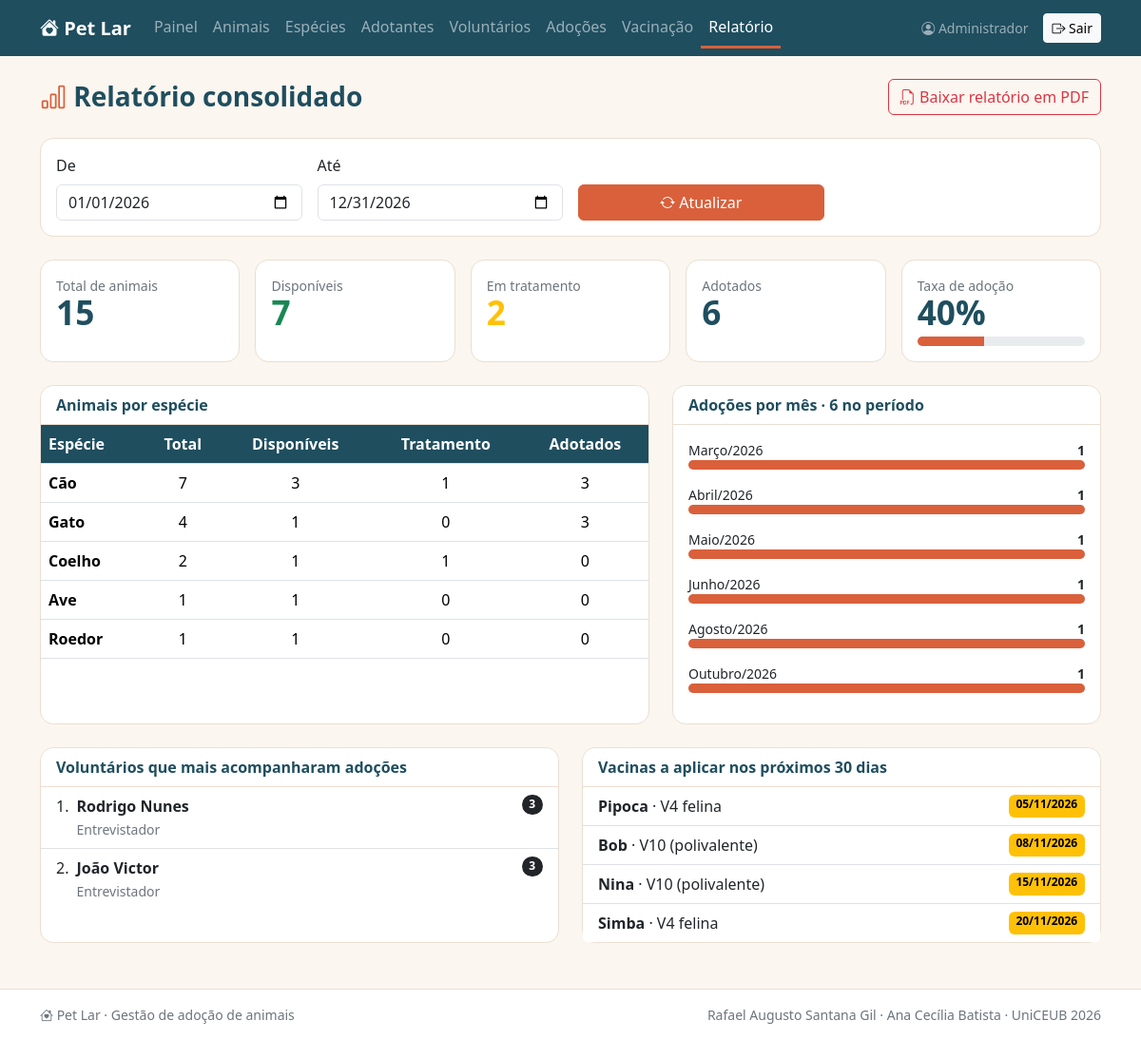
/relatorio/index.php (signed in), run on the app's committed database.
### tables this page shows
CREATE TABLE vacinacao (
    id             INTEGER NOT NULL AUTO_INCREMENT PRIMARY KEY,
    animal_id      INTEGER      NOT NULL,
    vacina         VARCHAR(100) NOT NULL,
    data_aplicacao DATE         NOT NULL,
    proxima_dose   DATE,                      
    veterinario    VARCHAR(200) NOT NULL,
     
    FOREIGN KEY (animal_id) REFERENCES animal(id) ON DELETE CASCADE
);

CREATE TABLE animal (
    id           INTEGER NOT NULL AUTO_INCREMENT PRIMARY KEY,
    nome         VARCHAR(100) NOT NULL,
    especie_id   INTEGER NOT NULL,
    sexo         VARCHAR(10)  NOT NULL,       
    porte        VARCHAR(10)  NOT NULL,       
    idade        INTEGER      NOT NULL,       
    data_entrada DATE         NOT NULL,       
    status       VARCHAR(20)  NOT NULL DEFAULT 'Disponível',  
    observacao   VARCHAR(255),
     
    FOREIGN KEY (especie_id) REFERENCES especie(id) ON DELETE RESTRICT
);

### relatorio/index.php (the view, shortened to what this page needs)
<?php
    include '../conexao.php';
    $inicio = isset($_GET['inicio']) && $_GET['inicio'] != '' ? $_GET['inicio'] : date('Y') . '-01-01';
    $fim    = isset($_GET['fim'])    && $_GET['fim']    != '' ? $_GET['fim']    : date('Y') . '-12-31';
    $sql = "SELECT COUNT(*) AS total,
                   SUM(CASE WHEN status = 'Disponível'    THEN 1 ELSE 0 END) AS disponiveis,
                   SUM(CASE WHEN status = 'Em tratamento' THEN 1 ELSE 0 END) AS tratamento,
                   SUM(CASE WHEN status = 'Adotado'       THEN 1 ELSE 0 END) AS adotados
            FROM animal";
    $stmt = $pdo->prepare($sql);
    $stmt->execute();
    $geral = $stmt->fetch();
    $taxaAdocao = $geral['total'] > 0 ? round($geral['adotados'] * 100 / $geral['total']) : 0;
    $sql = "SELECT especie.nome AS especie,
                   COUNT(animal.id) AS total,
                   SUM(CASE WHEN animal.status = 'Disponível'    THEN 1 ELSE 0 END) AS disponiveis,
                   SUM(CASE WHEN animal.status = 'Em tratamento' THEN 1 ELSE 0 END) AS tratamento,
                   SUM(CASE WHEN animal.status = 'Adotado'       THEN 1 ELSE 0 END) AS adotados
            FROM especie
            LEFT JOIN animal ON animal.especie_id = especie.id
            GROUP BY especie.id, especie.nome
            ORDER BY total DESC";
    $stmt = $pdo->prepare($sql);
    $stmt->execute();
    $porEspecie = $stmt->fetchAll();
    $sql = "SELECT YEAR(data_adocao) AS ano, MONTH(data_adocao) AS mes, COUNT(*) AS total
            FROM adocao
            WHERE data_adocao BETWEEN :inicio AND :fim
            GROUP BY YEAR(data_adocao), MONTH(data_adocao)
            ORDER BY ano, mes";
    $stmt = $pdo->prepare($sql);
    $stmt->bindParam(":inicio", $inicio);
    $stmt->bindParam(":fim", $fim);
    $stmt->execute();
    $porMes = $stmt->fetchAll();
    $totalPeriodo = 0;
    $maiorMes = 1;
    foreach ($porMes as $linha) {
        $totalPeriodo += $linha['total'];
    }
    $nomesMeses = array(1 => 'Janeiro', 'Fevereiro', 'Março', 'Abril', 'Maio', 'Junho',
                        'Julho', 'Agosto', 'Setembro', 'Outubro', 'Novembro', 'Dezembro');
    $sql = "SELECT voluntario.nome, voluntario.funcao, COUNT(adocao.id) AS total
            FROM voluntario
            INNER JOIN adocao ON adocao.voluntario_id = voluntario.id
            WHERE adocao.data_adocao BETWEEN :inicio AND :fim
            GROUP BY voluntario.id, voluntario.nome, voluntario.funcao
            ORDER BY total DESC";
    $stmt = $pdo->prepare($sql);
    $stmt->bindParam(":inicio", $inicio);
    $stmt->bindParam(":fim", $fim);
    $stmt->execute();
    $rankingVoluntarios = $stmt->fetchAll();
    $hoje    = date('Y-m-d');
    $daqui30 = date('Y-m-d', strtotime('+30 days'));
    $sql = "SELECT animal.nome AS animal, vacinacao.vacina, vacinacao.proxima_dose
            FROM vacinacao
            INNER JOIN animal ON animal.id = vacinacao.animal_id
            WHERE vacinacao.proxima_dose BETWEEN :hoje AND :daqui30
            ORDER BY vacinacao.proxima_dose";
    $stmt = $pdo->prepare($sql);
    $stmt->bindParam(":hoje", $hoje);
    $stmt->bindParam(":daqui30", $daqui30);
    $stmt->execute();
    $proximasVacinas = $stmt->fetchAll();
    include '../cabecalho.php';
?>
    <div class="d-flex flex-wrap justify-content-between align-items-center mb-4 gap-2">
        <h1 class="h3 titulo-pagina mb-0"><i class="bi bi-bar-chart"></i> Relatório consolidado</h1>
        <a href="../pdf/relatorio.php?inicio=<?php echo urlencode($inicio) ?>&fim=<?php echo urlencode($fim) ?>"
           target="_blank" class="btn btn-outline-danger">
            <i class="bi bi-filetype-pdf"></i> Baixar relatório em PDF
        </a>
    </div>
    <div class="card mb-4">
        <div class="card-body">
            <form action="index.php" class="row g-3 align-items-end">
                <div class="col-sm-4 col-md-3">
                    <label class="form-label">De</label>
                    <input type="date" name="inicio" class="form-control" value="<?php echo htmlspecialchars($inicio) ?>">
                </div>
                <div class="col-sm-4 col-md-3">
                    <label class="form-label">Até</label>
                    <input type="date" name="fim" class="form-control" value="<?php echo htmlspecialchars($fim) ?>">
                </div>
                <div class="col-sm-4 col-md-3">
                    <button type="submit" class="btn btn-pet w-100"><i class="bi bi-arrow-repeat"></i> Atualizar</button>
                </div>
            </form>
        </div>
    </div>
    <div class="row g-3 mb-4">
        <div class="col-6 col-lg">
            <div class="card cartao-numero h-100"><div class="card-body">
                <div class="text-secondary small">Total de animais</div><div class="numero"><?php echo $geral['total'] ?></div>
            </div></div>
        </div>
        <div class="col-6 col-lg">
            <div class="card cartao-numero h-100"><div class="card-body">
                <div class="text-secondary small">Disponíveis</div><div class="numero text-success"><?php echo $geral['disponiveis'] ?></div>
            </div></div>
        </div>
        <div class="col-6 col-lg">
            <div class="card cartao-numero h-100"><div class="card-body">
                <div class="text-secondary small">Em tratamento</div><div class="numero text-warning"><?php echo $geral['tratamento'] ?></div>
            </div></div>
        </div>
        <div class="col-6 col-lg">
            <div class="card cartao-numero h-100"><div class="card-body">
                <div class="text-secondary small">Adotados</div><div class="numero"><?php echo $geral['adotados'] ?></div>
            </div></div>
        </div>
        <div class="col-12 col-lg">
            <div class="card cartao-numero h-100"><div class="card-body">
                <div class="text-secondary small">Taxa de adoção</div><div class="numero"><?php echo $taxaAdocao ?>%</div>
                <div class="progress mt-2"><div class="progress-bar" style="width: <?php echo $taxaAdocao ?>%"></div></div>
            </div></div>
        </div>
    </div>
    <div class="row g-4">
        <div class="col-lg-7">
            <div class="card h-100">
                <div class="card-header">Animais por espécie</div>
                <div class="table-responsive">
                    <table class="table align-middle mb-0">
                        <thead>
                            <tr><th>Espécie</th><th class="text-center">Total</th><th class="text-center">Disponíveis</th><th class="text-center">Tratamento</th><th class="text-center">Adotados</th></tr>
                        </thead>
                        <tbody>
                        <?php foreach ($porEspecie as $linha) { ?>
                            <tr>
                                <td class="fw-semibold"><?php echo htmlspecialchars($linha['especie']) ?></td>
                                <td class="text-center"><?php echo $linha['total'] ?></td>
                                <td class="text-center"><?php echo (int)$linha['disponiveis'] ?></td>
                                <td class="text-center"><?php echo (int)$linha['tratamento'] ?></td>
                                <td class="text-center"><?php echo (int)$linha['adotados'] ?></td>
                            </tr>
                        <?php } ?>
                        </tbody>
                    </table>
                </div>
            </div>
        </div>
        <div class="col-lg-5">
            <div class="card h-100">
                <div class="card-header">Adoções por mês · <?php echo $totalPeriodo ?> no período</div>
                <div class="card-body">
                    <?php foreach ($porMes as $linha) { ?>
                        <div class="mb-3">
                            <div class="d-flex justify-content-between small">
                                <span><?php echo $nomesMeses[(int)$linha['mes']] ?>/<?php echo $linha['ano'] ?></span>
                                <strong><?php echo $linha['total'] ?></strong>
                            </div>
                            <div class="progress"><div class="progress-bar" style="width: <?php echo round($linha['total'] * 100 / $maiorMes) ?>%"></div></div>
                        </div>
                    <?php } ?>
                </div>
            </div>
        </div>
        <div class="col-lg-6">
            <div class="card h-100">
                <div class="card-header">Voluntários que mais acompanharam adoções</div>
                <ol class="list-group list-group-flush list-group-numbered">
                    <?php foreach ($rankingVoluntarios as $linha) { ?>
                        <li class="list-group-item d-flex justify-content-between align-items-start">
                            <div class="ms-2 me-auto">
                                <div class="fw-semibold"><?php echo htmlspecialchars($linha['nome']) ?></div>
                                <span class="small text-secondary"><?php echo htmlspecialchars($linha['funcao']) ?></span>
                            </div>
                            <span class="badge rounded-pill text-bg-dark"><?php echo $linha['total'] ?></span>
                        </li>
                    <?php } ?>
                </ol>
            </div>
        </div>
        <div class="col-lg-6">
            <div class="card h-100">
                <div class="card-header">Vacinas a aplicar nos próximos 30 dias</div>
                <ul class="list-group list-group-flush">
                    <?php foreach ($proximasVacinas as $linha) { ?>
                        <li class="list-group-item d-flex justify-content-between">
                            <span><strong><?php echo htmlspecialchars($linha['animal']) ?></strong> · <?php echo htmlspecialchars($linha['vacina']) ?></span>
                            <span class="badge text-bg-warning"><?php echo dataBR($linha['proxima_dose']) ?></span>
                        </li>
                    <?php } ?>
                </ul>
            </div>
        </div>
    </div>
<?php include '../rodape.php'; ?>

### css/estilo.css (style rules this page uses)
:root { --pet-principal: #D9603B; --pet-escuro: #1F4E5F; --pet-claro: #FBF6EF; --pet-verde: #3E8E6B; --pet-amarelo: #E9A23B; --pet-borda: #EADFD2; }
body { background-color: var(--pet-claro); color: #2B2B2B; min-height: 100vh; display: flex; flex-direction: column; }
.btn-pet { background-color: var(--pet-principal); border-color: var(--pet-principal); color: #fff; }
.titulo-pagina { color: var(--pet-escuro); font-weight: 700; }
.titulo-pagina i { color: var(--pet-principal); }
.card { border: 1px solid var(--pet-borda); border-radius: 14px; }
.card-header { background-color: #fff; border-bottom: 1px solid var(--pet-borda); font-weight: 600; color: var(--pet-escuro); border-radius: 14px 14px 0 0 !important; }
.cartao-numero .numero { font-size: 2.2rem; font-weight: 800; line-height: 1; color: var(--pet-escuro); }
.table thead th { background-color: var(--pet-escuro); color: #fff; font-weight: 600; white-space: nowrap; }
.progress { height: 10px; border-radius: 6px; }
.progress-bar { background-color: var(--pet-principal); }

### data on the page
vacinacao: animal.nome "Pipoca", vacina "V4 felina", proxima_dose "05/11/2026"
vacinacao: animal.nome "Bob", vacina "V10 (polivalente)", proxima_dose "08/11/2026"
vacinacao: animal.nome "Nina", vacina "V10 (polivalente)", proxima_dose "15/11/2026"
vacinacao: animal.nome "Simba", vacina "V4 felina", proxima_dose "20/11/2026"

### other printed values
$_SESSION['nome'] "Administrador"
$geral['total'] "15"
$geral['disponiveis'] "7"
$geral['tratamento'] "2"
$geral['adotados'] "6"
$taxaAdocao "40"
$linha['especie'] "Cão"
$linha['total'] "7"
$linha['disponiveis'] "3"
$linha['tratamento'] "1"
$linha['adotados'] "3"
$linha['especie'] "Gato"
$linha['total'] "4"
$linha['disponiveis'] "1"
$linha['tratamento'] "0"
